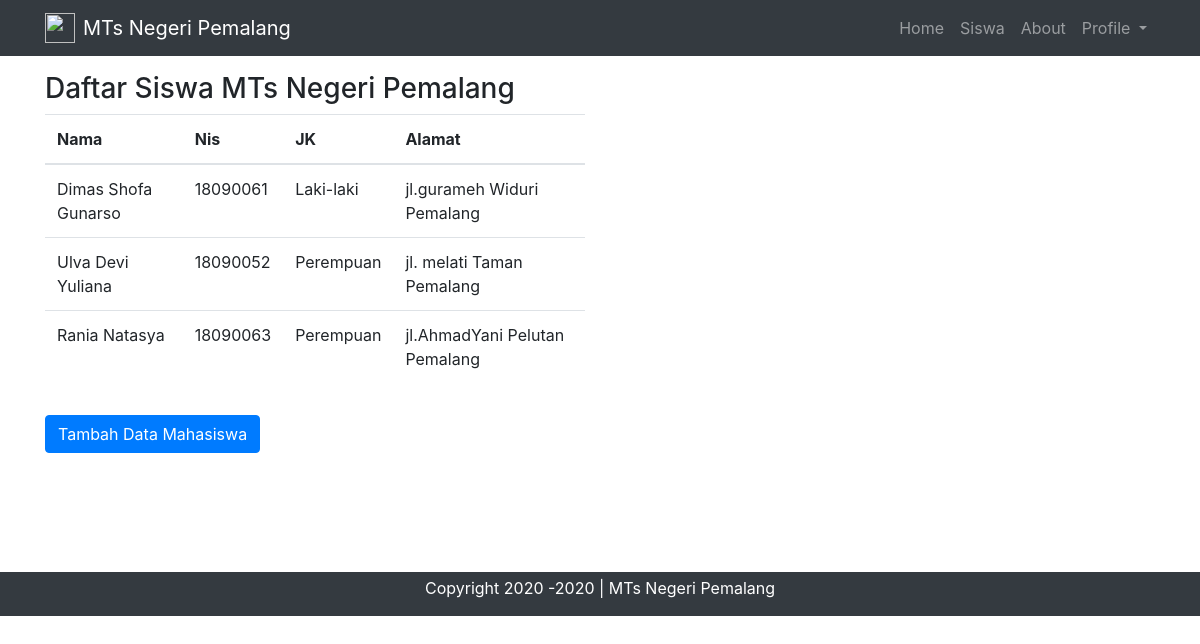
/index.php/siswa, run on the app's committed database.
### tables this page shows
CREATE TABLE `tsiswa` (
  `id` int(11) NOT NULL,
  `nama` varchar(100) NOT NULL,
  `nis` varchar(100) NOT NULL,
  `jeniskelamin` varchar(100) NOT NULL,
  `alamat` varchar(100) NOT NULL
);

### application/controllers/Siswa.php (called while the page is built, shortened)
<?php
class Siswa extends CI_Controller
{
    public function __construct()
    {
        $this->load->model('Siswa_model');
        $this->load->library('form_validation');
    }
    public function index()
    {
        $data['judul'] = 'Daftar Siswa';
        $data['siswa'] = $this->Siswa_model->getAllSiswa();
        $this->load->view('templates/header', $data);
        $this->load->view('siswa/index');
        $this->load->view('templates/footer');
    }
}

### index.php (called while the page is built, shortened)
<?php
require_once BASEPATH.'core/CodeIgniter.php';

### application/models/Siswa_model.php (called while the page is built, shortened)
<?php
class Siswa_model extends CI_model {
    public function getAllSiswa(){
        $query = $this->db->get('tsiswa');
        return $query->result_array();
    }
}

### application/views/siswa/index.php (the view, shortened to what this page needs)
<section id="" class="">
<div class="container">
    <div class="row mt-3">
        <div class="col-md-6">
            <h3>Daftar Siswa MTs Negeri Pemalang</h3>
            <ul class="list-group">
                <center>
                    <table class="table">
                        <thead>
                            <tr>
                                <th scope="col">Nama</th>
                                <th scope="col">Nis</th>
                                <th scope="col">JK</th>
                                <th scope="col">Alamat</th>
                            </tr>
                        </thead>
                        <tbody>
                            <?php foreach ($siswa as $dimas) : ?>
                            <tr>
                                <td><?= $dimas['nama']; ?></td>
                                <td><?= $dimas['nis']; ?></td>
                                <td><?= $dimas['jeniskelamin']; ?></td>
                                <td><?= $dimas['alamat']; ?></td>
                            </tr>
                            <?php endforeach ?>
                        </tbody>
                    </table>
                </center>
        </div>
    </div>
    <div class="row mt-3">
        <div class="col-md-6">
            <a href="<?= base_url(); ?>siswa/tambah" class="btn btn-primary"> Tambah Data Mahasiswa</a>
        </div>
    </div>
</div>
</section>

### application/views/templates/header.php (shortened to what this page needs)
<!doctype html>
<html lang="en">
<head>
    <link rel="stylesheet" href="https://cdn.jsdelivr.net/npm/bootstrap@4.5.3/dist/css/bootstrap.min.css">
</head>
<body>
    <nav class="navbar navbar-expand-lg navbar-dark bg-dark">
        <div class="container">
            <img src="https://ppdb.mtsn1tegal.sch.id/_assets/images/logo.png" height="30" width="30" class="mr-2">
            <a class="navbar-brand" href="<?= base_url(); ?>"> MTs Negeri Pemalang</a>
            <div class="collapse navbar-collapse" id="navbarNav">
                <ul class="navbar-nav ml-auto">
                    <li class="nav-item">
                        <a class="nav-link" href="<?= base_url(); ?>">Home <span class="sr-only">(current)</span></a>
                    </li>
                    <li class="nav-item">
                        <a class="nav-link" href="<?= base_url(); ?>siswa">Siswa</a>
                    </li>
                    <li class="nav-item">
                        <a class="nav-link" href="<?= base_url(); ?>about">About</a>
                    </li>
                    <li class="nav-item dropdown">
                        <a class="nav-link dropdown-toggle" href="#" id="navbarDropdownMenuLink" role="button" data-toggle="dropdown" aria-haspopup="true" aria-expanded="false">
                            Profile
                        </a>
                    </li>
                </ul>
            </div>
        </div>
    </nav>

### application/views/templates/footer.php (shortened to what this page needs)
</body>
<footer class="bg-dark text-white">
    <div class="container">
        <div class="row pt-1">
            <div class="col text-center">
                <p>Copyright 2020 -<?= date('Y') ?> | MTs Negeri Pemalang</p>
            </div>
        </div>
    </div>
</footer>
</html>

### application/views/siswa/index.php (style rules this page uses)
section { min-height: 500px; }

### data on the page
tsiswa: nama "Dimas Shofa Gunarso", nis "18090061", jeniskelamin "Laki-laki", alamat "jl.gurameh Widuri Pemalang"
tsiswa: nama "Ulva Devi Yuliana", nis "18090052", jeniskelamin "Perempuan", alamat "jl. melati Taman Pemalang"
tsiswa: nama "Rania Natasya", nis "18090063", jeniskelamin "Perempuan", alamat "jl.AhmadYani Pelutan Pemalang"
